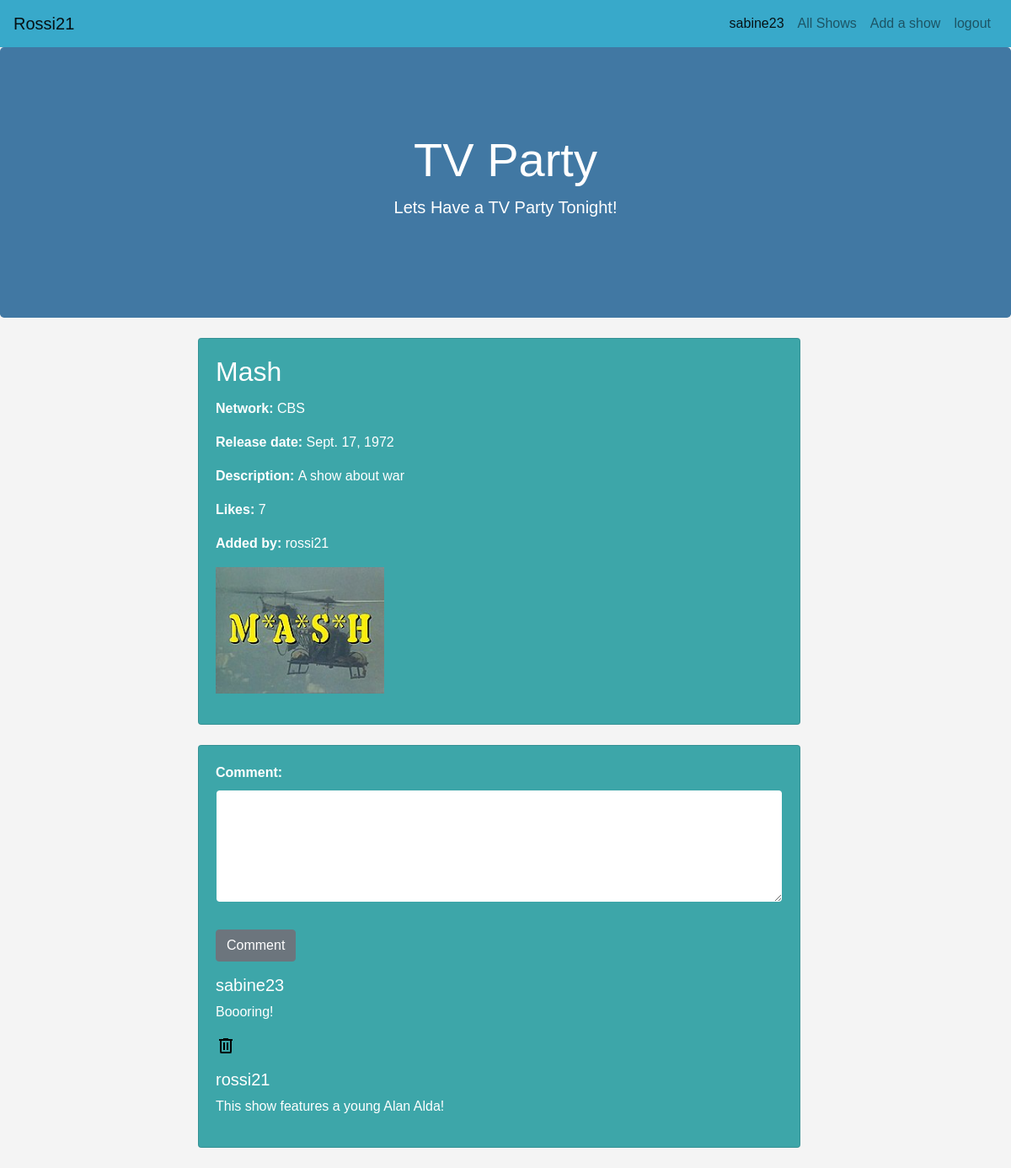
The page /shows/1/ (signed in) on the database its author committed.
### user_app/models.py (models this page shows)
class Show(models.Model):
    user = models.ForeignKey(User, null=True, on_delete=models.CASCADE)
    title = models.CharField(max_length=256)
    network = models.CharField(max_length=256)
    release_date = models.DateField()
    description = models.TextField()
    show_image = models.ImageField(null=True, blank=True, upload_to="images/")
    like = models.ManyToManyField(User, related_name='liked_shows', blank=True)
    comment = models.ManyToManyField(Comment, related_name='commented_shows', blank=True)
    created_at =  models.DateTimeField(auto_now_add=True, null = True)
    updated_at = models.DateTimeField(auto_now=True, null= True)

class Comment(models.Model):
    user = models.ForeignKey(User, null=True, on_delete=models.CASCADE )
    description = models.TextField()

### user_app/views.py (the view, shortened to what this page needs)
# urls.py: path('shows/<int:id>/', views.viewShow, name="viewShow"),
@login_required
def viewShow(request, id):
    show = Show.objects.get(id=id)
    comments = show.comment.all()
    context = {
        'show' : show,
        'comments' : comments
    }
    return render(request, 'view.html', context)

### user_app/templates/view.html (shortened to what this page needs)
{% extends 'main.html' %}
{% block content %}
{% include 'navbar.html' %}
{% include 'hero.html' %}
<div class="container mt-4 mb-4">
    <div class="row justify-content-center">
        <div class="col-md-8">
            <div class="card mb-4">
                <div class="card-body position-relative">
                    <h2 class="card-title">{{ show.title }}</h2>
                    <p class="card-text"><strong>Network: </strong>{{ show.network }}</p>
                    <p class="card-text"><strong>Release date: </strong>{{ show.release_date }}</p>
                    <p class="card-text"><strong>Description: </strong>{{ show.description }}</p>
                    <p class="card-text"><strong>Likes: </strong>{{ show.like.count }}</p>
                    <p class="card-text"><strong>Added by: </strong>{{ show.user }}</p>
                    <div class="d-flex flex-column">
                        {% if show.show_image %}
                            <img src="{{ show.show_image.url }}" alt="{{ show.network }}" class="img-fluid mb-3" width="200">
                        {% endif %}
                    </div>
                </div>
            </div>
            <div class="card mt-4">
                <div class="card-body">
                    <form class="form-group" action="" method="POST">
                        <div class="form-group">
                            <label for="description"><strong>Comment:</strong></label>
                            <textarea class="form-control" name="description" cols="15" rows="5"></textarea>
                        </div>
                        <button class="btn btn-secondary mt-3" type="submit">Comment</button>
                    </form>
                    {% for comment in comments %}
                        <div class="media mt-3">
                            <div class="media-body">
                                <h5 class="mt-0">{{ comment.user }}</h5>
                                <p>{{ comment.description }}</p>
                                {% if request.user == comment.user %}
                                    <a href="{% url 'deleteComment' comment.id %}">
                                        <img src="/static/images/delete.png" alt="Delete">
                                    </a>
                                {% endif %}
                            </div>
                        </div>
                    {% endfor %}
                </div>
            </div>
        </div>
    </div>
</div>
{% endblock %}

### user_app/templates/navbar.html (shortened to what this page needs)
<nav class="navbar navbar-expand-lg navbar-light">
    <a class="navbar-brand" href="https://github.com/Rossi-21">Rossi21</a>
    <div class="collapse navbar-collapse" id="navbarNav">
        <ul class="navbar-nav ml-auto">
            <li class="nav-item active">
                <a class="nav-link" href="/user/{{request.user.id}}">{{request.user}}</a>
            </li>
            <li class="nav-item">
                <a class="nav-link" href="{% url  'allShows'%}">All Shows</a>
            </li>
            <li class="nav-item">
                <a class="nav-link" href="{% url  'home'%}">Add a show</a>
            </li>
            <li class="nav-item">
                <a class="nav-link" href="{% url  'logout'%}">logout</a>
            </li>
        </ul>
    </div>
</nav>

### user_app/static/css/styles.css (style rules this page uses)
body { background-color: #f4f4f4; font-family: Arial, sans-serif; }
.navbar { background-color: #38a9ca; }
.card { background-color: #3da6a9; color: #ffffff; width: 98%; transition: transform 0.3s ease-in-out; }
.card-title { color: #ffffff; }
.form-group label { font-weight: bold; }
.form-control { border-color: #3da6a9; }

### rows shown on the page
Show: title "Mash", network "CBS", release_date "Sept. 17, 1972", description "A show about war", like.count "7", user "rossi21", show_image (picture)
Comment: user "sabine23", description "Boooring!"
Comment: user "rossi21", description "This show features a young Alan Alda!"

### other values the page prints
{{ request.user }} "sabine23"
